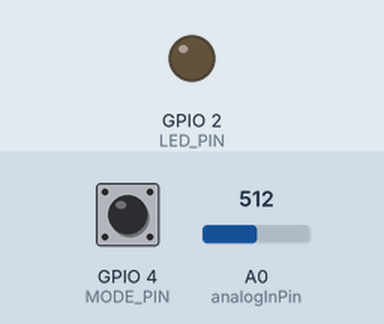
The sketch below on a simulated ESP8266 (NodeMCU). Parts: output pins drawn as LEDs (lit = HIGH). Inputs (shaded band) come from the test bench; at power-on: GPIO 4 (MODE_PIN) LOW, A0 (analogInPin) = 512. WiFi joins after 1.5 s; servers stay silent unless stated.

Above: at 0.1 s.
At 1.6 s:
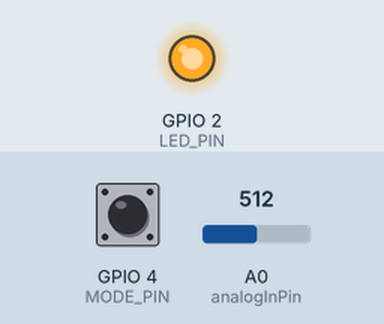
Timing chart, 0 to 3.1 s (numbered marks = the images above):
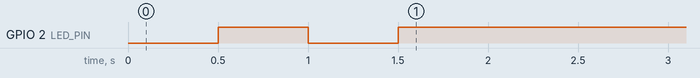

The sketch:

sender_low_power_2.ino
```cpp
// simple POC : send hello world string over UDP-multicast address every 2 seconds.
// a very simple way to connect IOT to local network without need of any server.
// author : Marc Quinton / feb 2019
// keywords : esp8266, arduino, multicast, IOT, example, POC

#include "wifi_settings.h"
#include "telemetry_frame.h"

WiFiUDP udp;
const int port = 5683;

// IPAddress broadcast;
IPAddress broadcast=IPAddress(224, 0, 1, 187);


// ADC pin
const int analogInPin = A0;

//LED pin

#define LED_PIN 2 // use GPIO2 (bootselector/LED pin)
#define MODE_PIN 4 // use GPIO4 (i2c pin)


void setup(void)
{
  Serial.begin(115200);
//  Serial.println("Startup");
  WiFi.persistent(false); // no need to wear off the flash as we have all data in the sketch
  WiFi.mode(WIFI_STA);
 // WiFi.softAP(ssid, password, channel, hidden, max_connection);
  WiFi.begin(ssid, password);

    /**
    * datasheet:
    *
   wifi_set_sleep_level():
   Set sleep level of modem sleep and light sleep
   This configuration should be called before calling wifi_set_sleep_type
   Modem-sleep and light sleep mode have minimum and maximum sleep levels.
   - In minimum sleep level, station wakes up at every DTIM to receive
     beacon.  Broadcast data will not be lost because it is transmitted after
     DTIM.  However, it can not save much more power if DTIM period is short,
     as specified in AP.
   - In maximum sleep level, station wakes up at every listen interval to
     receive beacon.  Broadcast data may be lost because station may be in sleep
     state at DTIM time.  If listen interval is longer, more power will be saved, but
     it’s very likely to lose more broadcast data.
   - Default setting is minimum sleep level.
   Further reading: https://routerguide.net/dtim-interval-period-best-setting/

   wifi_set_listen_interval():
   Set listen interval of maximum sleep level for modem sleep and light sleep
   It only works when sleep level is set as MAX_SLEEP_T
   forum: https://github.com/espressif/ESP8266_NONOS_SDK/issues/165#issuecomment-416121920
   default value seems to be 3 (as recommended by https://routerguide.net/dtim-interval-period-best-setting/)

   call order:
     wifi_set_sleep_level(MAX_SLEEP_T) (SDK3)
     wifi_set_listen_interval          (SDK3)
     wifi_set_sleep_type               (all SDKs)

    */


//  WiFi.setSleepMode(WIFI_LIGHT_SLEEP, 10);
  WiFi.setSleepMode(WIFI_MODEM_SLEEP, 10);

  //WiFi.setPhyMode(WIFI_PHY_MODE_11B); // max range
//  Serial.println("");

//  Serial.print("broadcast address : ");
//  Serial.print(broadcast);
//  Serial.print(":");
//  Serial.println(port);

// blink led until connected

    pinMode(LED_PIN, OUTPUT);
    while (WiFi.status() != WL_CONNECTED) {
    digitalWrite(LED_PIN,LOW);
    delay(500);
    digitalWrite(LED_PIN,HIGH);
    delay(500);
    }
    pinMode(LED_PIN, INPUT);
    pinMode(MODE_PIN, INPUT);

// deeper sleep pin - high makes device update less often and
// sleep in meantime
// low updates with 20ms intervals.

  udp.begin(port);
}

int UDP_packets = 0 ;
void loop(void)
{
struct telemetry_frame tframe ;
  tframe.voltage_ADC0 = analogRead(analogInPin) * (17.0/1024);

  udp.beginPacketMulticast(broadcast, port, WiFi.localIP());
  udp.write((byte*)&tframe,sizeof(tframe));
  udp.endPacket();

  if (digitalRead(MODE_PIN) == HIGH) {  //only visualise RSSI if no high speed mode is used
                                        // as it introduces useless delay otherwise
  int8_t rssi = WiFi.RSSI();
  uint16_t intensity_blue = map (rssi, -60,-95, 255,0);
  intensity_blue = constrain(intensity_blue, 0, 255);
    pinMode(LED_PIN, OUTPUT);
    digitalWrite(LED_PIN,LOW);
    delay(intensity_blue); // signal
    digitalWrite(LED_PIN,HIGH);
    pinMode(MODE_PIN, INPUT);
//    delay(20);
  }
  UDP_packets++;

  if (digitalRead(MODE_PIN) == HIGH){
   //WiFi.forceSleepBegin();  // Wifi Off
   delay(1000*10); // sleep for 10 seconds
   //WiFi.forceSleepWake();  // Wifi On
   // while (WiFi.status() != WL_CONNECTED) {
   // pinMode(D4, OUTPUT);
   // digitalWrite(D4,LOW);
   // delay(500);
   // digitalWrite(D4,HIGH);
   // delay(500);
   // pinMode(D4, INPUT);
  //  FIXME -- it all does not work, after few reconnects
  //  with weak signal, it ends up disconnected.
  //  reconnects eat up more energy than expected too
  //  }
  }
  else {
    delay (20); // no sleep mode, send packets as quick as reasonably possible.
  }

}
```

telemetry_frame.h
```cpp
#pragma pack(push,1)
typedef struct telemetry_frame {
 float voltage_ADC0 = 0;
} tframe;
#pragma pack(pop)
```

wifi_settings.h
```cpp
//WIFI and UDP multicast includes
#include <ESP8266WiFi.h>
#include <WiFiUdp.h>

const char* ssid = "voltage";
const char* password = "irrolling12";
const char channel = 1;
const char hidden = 0;
const char max_connection = 8;
const int beacon_interval = 500;
const int timeout_period = 1000; // expected delay inbetween packets (for accounting display)
//#define AP_mode_on 1 ; // set to 1 to compile AP node
```
